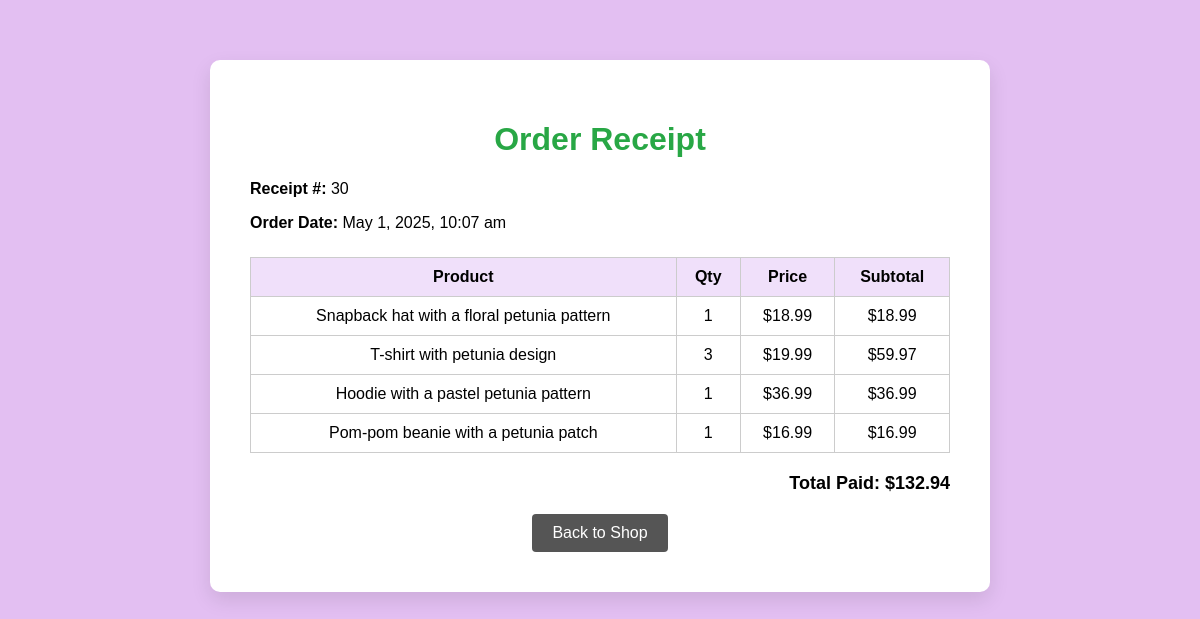
The page /FinalProject/receipt.php?receipt_id=30 on the database its author committed.
### tables this page shows
CREATE TABLE `RECEIPT` (
  `RECEIPT_ID` int(11) NOT NULL,
  `SESSION_ID` int(11) DEFAULT NULL,
  `ISSUED_AT` datetime DEFAULT NULL,
  `TOTAL_PAID` decimal(10,2) DEFAULT NULL,
  `PAYMENT_METHOD` varchar(50) DEFAULT NULL
);

CREATE TABLE `RECEIPT_ITEMS` (
  `RECEIPT_ITEM_ID` int(11) NOT NULL,
  `RECEIPT_ID` int(11) DEFAULT NULL,
  `PRODUCT_NAME` varchar(255) DEFAULT NULL,
  `PRICE` decimal(10,2) DEFAULT NULL,
  `QUANTITY` int(11) DEFAULT NULL,
  `SUBTOTAL` decimal(10,2) DEFAULT NULL
);

### FinalProject/receipt.php (the view, shortened to what this page needs)
<?php
require 'config.php';
$receipt_id = isset($_GET['receipt_id']) ? intval($_GET['receipt_id']) : 0;
$stmt = $db->prepare("SELECT RECEIPT_ID, ISSUED_AT, TOTAL_PAID FROM RECEIPT WHERE RECEIPT_ID = ?");
$stmt->bind_param("i", $receipt_id);
$stmt->execute();
$stmt->bind_result($receipt_id, $issued_at, $total_paid);
$query = "
    SELECT PRODUCT_NAME, PRICE, QUANTITY, SUBTOTAL
    FROM RECEIPT_ITEMS
    WHERE RECEIPT_ID = ?
";
$stmt = $db->prepare($query);
$stmt->bind_param("i", $receipt_id);
$stmt->execute();
$result = $stmt->get_result();
$cartItems = $result->fetch_all(MYSQLI_ASSOC);
?>
<!DOCTYPE html>
<html>
<head>
</head>
<body>
<div class="receipt-container">
    <h1>Order Receipt</h1>
    <p><strong>Receipt #:</strong> <?php echo $receipt_id; ?></p>
    <p><strong>Order Date:</strong> <?php echo date("F j, Y, g:i a", strtotime($issued_at)); ?></p>
    <table>
        <tr>
            <th>Product</th>
            <th>Qty</th>
            <th>Price</th>
            <th>Subtotal</th>
        </tr>
        <?php foreach ($cartItems as $item): ?>
            <tr>
                <td><?php echo htmlspecialchars($item['PRODUCT_NAME']); ?></td>
                <td><?php echo intval($item['QUANTITY']); ?></td>
                <td>$<?php echo number_format($item['PRICE'], 2); ?></td>
                <td>$<?php echo number_format($item['SUBTOTAL'], 2); ?></td>
            </tr>
        <?php endforeach; ?>
    </table>
    <div class="total">Total Paid: $<?php echo number_format($total_paid, 2); ?></div>
    <div class="center">
        <a href="landing_page.php" class="btn">Back to Shop</a>
    </div>
</div>
</body>
</html>

### FinalProject/receipt.php (style rules this page uses)
body { background-color: #e3bff2; font-family: Arial, sans-serif; margin: 0; padding: 0; }
.receipt-container { max-width: 700px; margin: 60px auto; background: #fff; padding: 40px; border-radius: 10px; box-shadow: 0 8px 20px rgba(0,0,0,0.1); }
h1 { color: #28a745; text-align: center; }
table { width: 100%; border-collapse: collapse; margin-top: 25px; }
th, td { border: 1px solid #ccc; padding: 10px; text-align: center; }
th { background-color: #f0e0fa; }
.total { text-align: right; font-size: 18px; font-weight: bold; margin-top: 20px; }
.center { text-align: center; }
.btn { padding: 10px 20px; background-color: #555; color: white; text-decoration: none; border-radius: 4px; margin-top: 20px; display: inline-block; }

### rows shown on the page
receipt: RECEIPT_ID "30", ISSUED_AT "May 1, 2025, 10:07 am", TOTAL_PAID "132.94"
receipt_items: PRODUCT_NAME "Snapback hat with a floral petunia pattern", QUANTITY "1", PRICE "18.99", SUBTOTAL "18.99"
receipt_items: PRODUCT_NAME "T-shirt with petunia design", QUANTITY "3", PRICE "19.99", SUBTOTAL "59.97"
receipt_items: PRODUCT_NAME "Hoodie with a pastel petunia pattern", QUANTITY "1", PRICE "36.99", SUBTOTAL "36.99"
receipt_items: PRODUCT_NAME "Pom-pom beanie with a petunia patch", QUANTITY "1", PRICE "16.99", SUBTOTAL "16.99"
